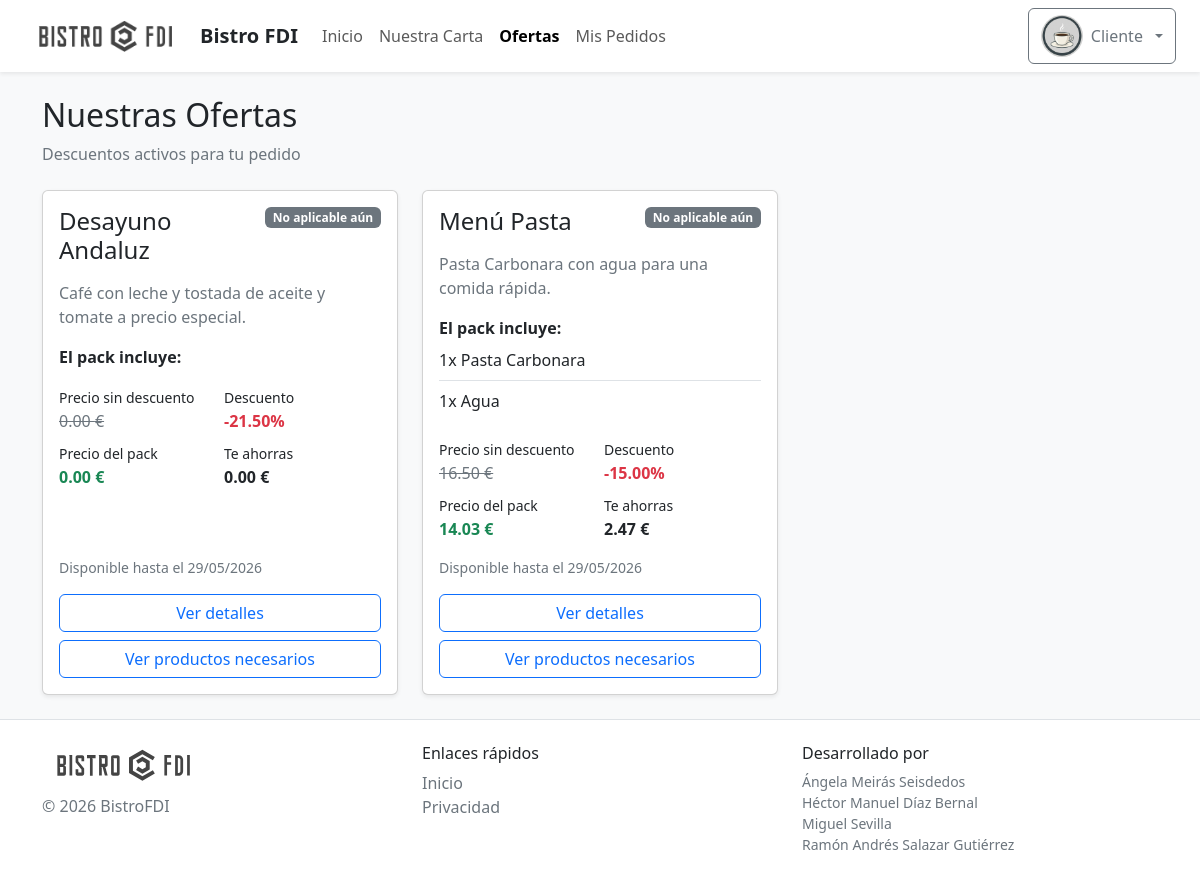
Screenshot of /includes/vistas/ofertas/ofertas_cliente.php (signed in) with the database file from the repository.
### tables this page shows
CREATE TABLE `ofertas` (
  `id` int(11) NOT NULL,
  `nombre` varchar(255) NOT NULL,
  `descripcion` text DEFAULT NULL,
  `fecha_inicio` date NOT NULL,
  `fecha_fin` date NOT NULL,
  `descuento_porcentaje` decimal(5,2) NOT NULL
);

CREATE TABLE `oferta_productos` (
  `id_oferta` int(11) NOT NULL,
  `id_producto` int(11) NOT NULL,
  `cantidad` int(11) NOT NULL
);

CREATE TABLE `productos` (
  `id` int(11) NOT NULL,
  `id_categoria` int(11) NOT NULL,
  `nombre` varchar(150) NOT NULL,
  `descripcion` text DEFAULT NULL,
  `precio_base` decimal(10,2) NOT NULL,
  `iva` int(11) NOT NULL CHECK (`iva` in (4,10,21)),
  `disponible` tinyint(1) DEFAULT 1,
  `ofertado` tinyint(1) DEFAULT 1,
  `cocinable` tinyint(1) DEFAULT 1
);

### includes/clases/SA/OfertaSA.php (called while the page is built, shortened)
<?php
class OfertaSA {
    private $dao;
    public function __construct($db_connection) {
        $this->dao = new OfertaDAO($db_connection);
    }
    public function obtenerOfertasActivas() {
        $todas = $this->dao->listarTodas();
        return array_filter($todas, function($oferta) {
            return $oferta->estaActiva();
        });
    }
    public function vecesAplicable($oferta, $carrito, $consumidos = []) {
        $productosOferta = $oferta->getProductos();
        if (empty($productosOferta)) {
            return 0;
        }
        $minVeces = PHP_INT_MAX;
        foreach ($productosOferta as $p) {
            $idProd     = $p['id_producto'];
            $cantOferta = (int)$p['cantidad'];
            $cantCarrito    = isset($carrito[$idProd]) ? (int)$carrito[$idProd] : 0;
            $cantConsumida  = isset($consumidos[$idProd]) ? (int)$consumidos[$idProd] : 0;
            $cantDisponible = $cantCarrito - $cantConsumida;
            if ($cantDisponible <= 0 || $cantOferta <= 0) {
                return 0;
            }
        }
        return ($minVeces === PHP_INT_MAX) ? 0 : $minVeces;
    }
    public function obtenerActivasConAplicabilidad($carrito) {
        $activas = $this->obtenerOfertasActivas();
        $resultado = [];
        foreach ($activas as $oferta) {
            $veces = $this->vecesAplicable($oferta, $carrito);
            $resultado[] = [
                'oferta'    => $oferta,
                'aplicable' => $veces > 0,
                'veces'     => $veces
            ];
        }
        return $resultado;
    }
}

### includes/clases/DAO/OfertaDAO.php (called while the page is built, shortened)
<?php
class OfertaDAO {
    private $db;
    public function __construct($db_connection) {
        $this->db = $db_connection;
    }
    public function listarTodas() {
        $sql = "SELECT * FROM ofertas ORDER BY fecha_fin DESC";
        $stmt = mysqli_prepare($this->db, $sql);
        mysqli_stmt_execute($stmt);
        $rs = mysqli_stmt_get_result($stmt);
        $ofertas = [];
        while ($fila = mysqli_fetch_assoc($rs)) {
            $ofertas[] = $this->crearOfertaConProductos($fila);
        }
        return $ofertas;
    }
    private function crearOfertaConProductos($fila) {
        $idOferta = $fila['id'];
        $sql = "SELECT op.id_producto, op.cantidad, p.nombre, p.precio_base, p.iva
                FROM oferta_productos op
                JOIN productos p ON op.id_producto = p.id
                WHERE op.id_oferta = ?";
        $stmt = mysqli_prepare($this->db, $sql);
        mysqli_stmt_bind_param($stmt, "i", $idOferta);
        mysqli_stmt_execute($stmt);
        $res = mysqli_stmt_get_result($stmt);
        $productos = [];
        while ($row = mysqli_fetch_assoc($res)) {
            $precioConIva = round($row['precio_base'] * (1 + ($row['iva'] / 100)), 2);
            $productos[] = [
                'id_producto' => $row['id_producto'],
                'cantidad' => $row['cantidad'],
                'nombre' => $row['nombre'],
                'precio_con_iva' => $precioConIva
            ];
        }
        return new Oferta(
            $fila['id'],
            $fila['nombre'],
            $fila['descripcion'],
            $fila['fecha_inicio'],
            $fila['fecha_fin'],
            $fila['descuento_porcentaje'],
            $productos
        );
    }
}

### includes/clases/DTO/OfertaDTO.php (called while the page is built, shortened)
<?php
class Oferta {
    private $id;
    private $nombre;
    private $descripcion;
    private $fecha_inicio;
    private $fecha_fin;
    private $descuento;
    private $productos;
    public function __construct($id, $nombre, $descripcion, $fecha_inicio, $fecha_fin, $descuento, $productos = []) {
        $this->id = $id;
        $this->nombre = $nombre;
        $this->descripcion = $descripcion;
        $this->fecha_inicio = $fecha_inicio;
        $this->fecha_fin = $fecha_fin;
        $this->descuento = $descuento;
        $this->productos = $productos;
    }
    public function getId() { return $this->id; }
    public function getNombre() { return $this->nombre; }
    public function getDescripcion() { return $this->descripcion; }
    public function getFechaFin() { return $this->fecha_fin; }
    public function getDescuento() { return $this->descuento; }
    public function getProductos() { return $this->productos; }
    public function getPrecioPackSinDescuento() {
        $total = 0;
        foreach ($this->productos as $p) {
            $precio = isset($p['precio_con_iva']) ? $p['precio_con_iva'] : 0;
            $cantidad = isset($p['cantidad']) ? $p['cantidad'] : 0;
            $total += $precio * $cantidad;
        }
        return round($total, 2);
    }
    public function getPrecioPackConDescuento() {
        $sinDescuento = $this->getPrecioPackSinDescuento();
        return round($sinDescuento * (1 - ($this->descuento / 100)), 2);
    }
    public function getAhorroDescuento() {
        return round($this->getPrecioPackSinDescuento() - $this->getPrecioPackConDescuento(), 2);
    }
    public function estaActiva() {
        $hoy = date('Y-m-d');
        return ($this->fecha_inicio <= $hoy && $this->fecha_fin >= $hoy);
    }
}

### includes/vistas/ofertas/ofertas_cliente.php (the view, shortened to what this page needs)
<?php
require_once '../../config.php';
$ofertaSA = new OfertaSA($db_connection);
$carrito  = $_SESSION['carrito']           ?? [];
$activadas = $_SESSION['ofertas_aplicadas'] ?? [];
$ofertasInfo = $ofertaSA->obtenerActivasConAplicabilidad($carrito);
$aplicadasPorId = [];
$flash = "";
$tarjetas = "";
foreach ($ofertasInfo as $info) {
    $oferta    = $info['oferta'];
    $aplicable = $info['aplicable'];
    $id        = $oferta->getId();
    $nombre    = htmlspecialchars($oferta->getNombre());
    $desc      = htmlspecialchars($oferta->getDescripcion());
    $descuento = number_format($oferta->getDescuento(), 2);
    $precioPack = number_format($oferta->getPrecioPackSinDescuento(), 2);
    $precioFinal = number_format($oferta->getPrecioPackConDescuento(), 2);
    $ahorro    = number_format($oferta->getAhorroDescuento(), 2);
    $hasta     = date('d/m/Y', strtotime($oferta->getFechaFin()));
    $listaProds = "<ul class='list-group list-group-flush mb-3'>";
    foreach ($oferta->getProductos() as $p) {
        $listaProds .= "<li class='list-group-item px-0'>" . (int)$p['cantidad'] . "x " . htmlspecialchars($p['nombre']) . "</li>";
    }
    $listaProds .= "</ul>";
    $yaAplicada = in_array((int)$id, array_map('intval', $activadas), true);
    if ($yaAplicada) {
        $vecesAplicada = isset($aplicadasPorId[(int)$id]) ? (int)$aplicadasPorId[(int)$id]['veces'] : 0;
        $textoBadge = $vecesAplicada > 0 ? "Aplicada x{$vecesAplicada}" : "Activada, pendiente";
        $badge  = "<span class='badge text-bg-success'>{$textoBadge}</span>";
        $accion = "<form class='form-accion-oferta' method='POST' action='" . RUTA_VISTAS . "/pedidos/apoyo/procesar_oferta.php'>
                       <input type='hidden' name='accion' value='quitar'>
                       <input type='hidden' name='id_oferta' value='{$id}'>
                       <button type='submit' class='btn btn-outline-danger w-100'>Quitar oferta</button>
                   </form>";
        $estadoTarjeta = "border-success";
    } else {
        $badge  = "<span class='badge text-bg-secondary'>No aplicable aún</span>";
        $accion = "<a href='" . RUTA_VISTAS . "/productos/productos_cliente.php' class='btn btn-outline-primary w-100'>Ver productos necesarios</a>";
        $estadoTarjeta = "";
    }
    $tarjetas .= <<<EOF
        <div class="col">
        <article class="card h-100 shadow-sm {$estadoTarjeta}">
            <div class="card-body d-flex flex-column">
            <header class="d-flex justify-content-between gap-3 align-items-start mb-3">
                <h2 class="h4 card-title mb-0">{$nombre}</h2>
                {$badge}
            </header>
            <p class="card-text text-secondary">{$desc}</p>
            <strong>El pack incluye:</strong>
            {$listaProds}
            <div class="row g-2 mb-3">
                <div class="col-6">
                    <small>Precio sin descuento</small><br>
                    <span class="text-decoration-line-through text-secondary">{$precioPack} €</span>
                </div>
                <div class="col-6">
                    <small>Descuento</small><br>
                    <strong class="text-danger">-{$descuento}%</strong>
                </div>
                <div class="col-6">
                    <small>Precio del pack</small><br>
                    <strong class="text-success">{$precioFinal} €</strong>
                </div>
                <div class="col-6">
                    <small>Te ahorras</small><br>
                    <strong>{$ahorro} €</strong>
                </div>
            </div>
            <small class="text-secondary mt-auto">Disponible hasta el {$hasta}</small>
            <div class="d-grid gap-2 mt-3">
                <a href="oferta_detalle.php?id={$id}" class="btn btn-outline-primary">Ver detalles</a>
                {$accion}
            </div>
            </div>
        </article>
        </div>
EOF;
}
$resumenHtml = "";
$contenidoPrincipal = <<<EOF
    <section>
        <header class="mb-4">
            <h1 class="h2">Nuestras Ofertas</h1>
            <p class="text-secondary">Descuentos activos para tu pedido</p>
        </header>
        {$flash}
        {$resumenHtml}
        <section class="row row-cols-1 row-cols-md-2 row-cols-xl-3 g-4">
            {$tarjetas}
        </section>
    </section>
EOF;
require("../comun/plantilla.php");
?>

### rows the page displays
ofertas: nombre "Desayuno Andaluz", descripcion "Café con leche y tostada de aceite y tomate a precio especial.", descuento_porcentaje "21.50", descuento_porcentaje "0.00", fecha_fin "29/05/2026"
ofertas: nombre "Menú Pasta", descripcion "Pasta Carbonara con agua para una comida rápida.", descuento_porcentaje "15.00", descuento_porcentaje "14.03", descuento_porcentaje "2.47", fecha_fin "29/05/2026"
oferta_productos: cantidad "1", id_producto.nombre "Pasta Carbonara"
oferta_productos: cantidad "1", id_producto.nombre "Agua"

### other values shown
$_SESSION['usuario']->nombre() "Cliente"
$precioPack "0.00 16.50"
